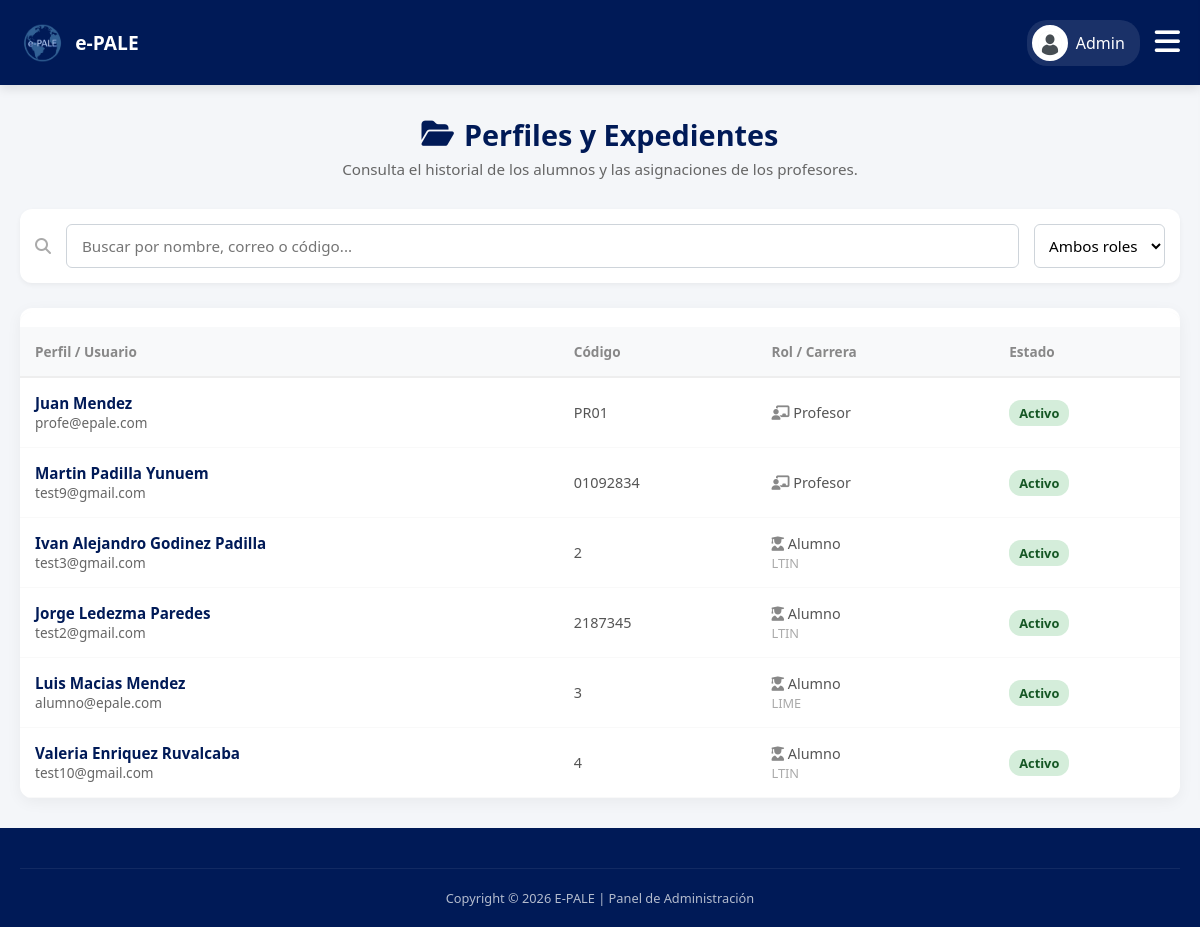
Before: /admin/expedientes.php (signed in) with the older database file.
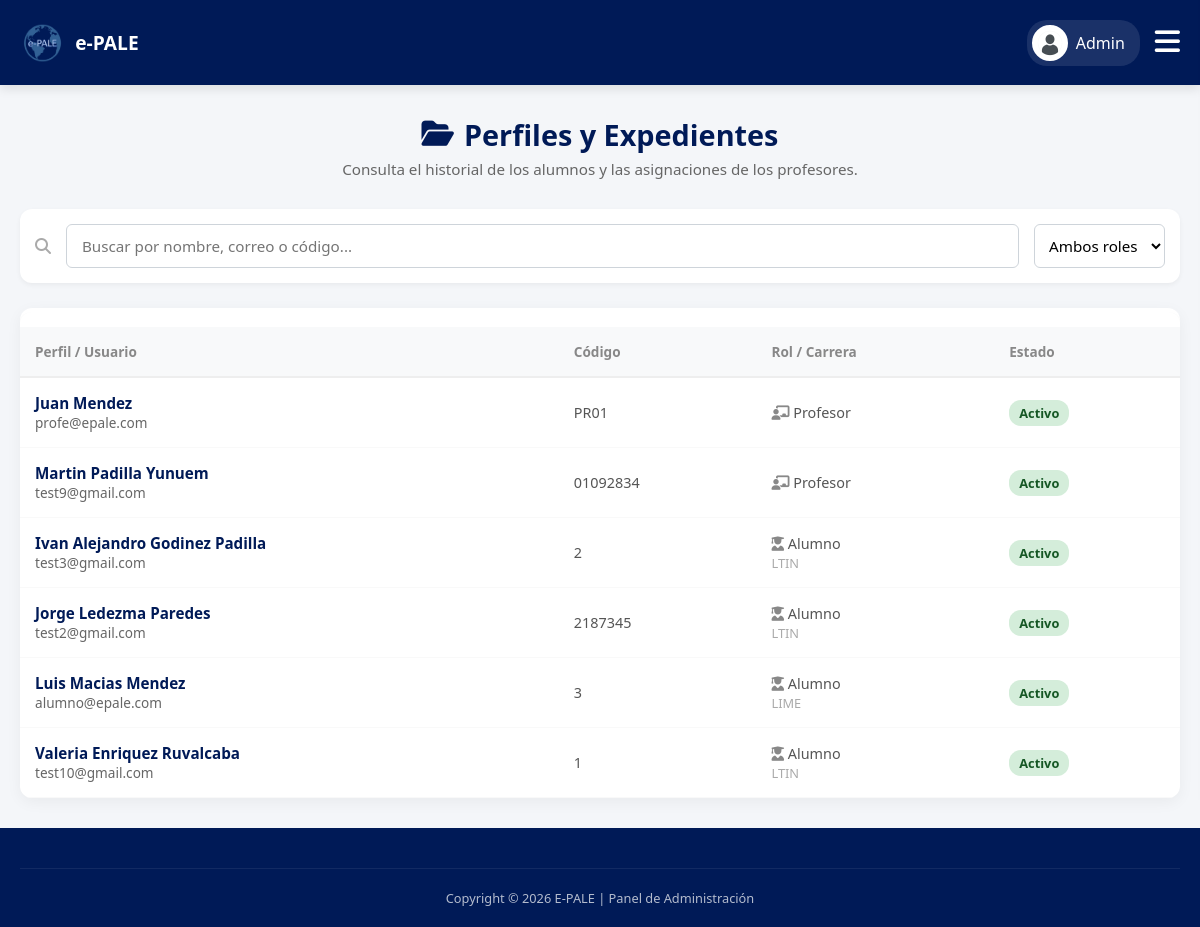
After: the same page with the newer database file.
### tables this page shows
CREATE TABLE IF NOT EXISTS `alumnos` (
  `alumno_id` int NOT NULL AUTO_INCREMENT,
  `usuario_id` int NOT NULL,
  `carrera` varchar(50) DEFAULT NULL,
  PRIMARY KEY (`alumno_id`),
  KEY `usuario_id` (`usuario_id`)
);

CREATE TABLE IF NOT EXISTS `usuarios` (
  `usuario_id` int NOT NULL AUTO_INCREMENT,
  `codigo` varchar(20) DEFAULT NULL,
  `nombre` varchar(50) NOT NULL,
  `apellido_paterno` varchar(50) NOT NULL,
  `apellido_materno` varchar(50) DEFAULT NULL,
  `correo` varchar(100) NOT NULL,
  `password` varchar(255) DEFAULT NULL,
  `telefono` varchar(20) DEFAULT NULL,
  `rol` enum('ADMIN','PROFESOR','ALUMNO') NOT NULL,
  `estatus` enum('ACTIVO','INACTIVO') DEFAULT 'ACTIVO',
  `foto_perfil` varchar(255) DEFAULT NULL,
  `google_id` varchar(255) DEFAULT NULL,
  `fecha_creacion` timestamp NULL DEFAULT CURRENT_TIMESTAMP,
  PRIMARY KEY (`usuario_id`),
  UNIQUE KEY `correo` (`correo`),
  UNIQUE KEY `codigo` (`codigo`)
);

### admin/expedientes.php (the view, shortened to what the changed rows need)
<?php
require '../db.php';
$limite_por_pagina = 25;
$pagina_actual = isset($_GET['page']) && is_numeric($_GET['page']) ? (int)$_GET['page'] : 1;
$offset = ($pagina_actual - 1) * $limite_por_pagina;
$where = "u.rol IN ('ALUMNO', 'PROFESOR')";
$params = [];
$sql = "SELECT u.*, a.carrera
        FROM usuarios u
        LEFT JOIN alumnos a ON u.usuario_id = a.usuario_id
        WHERE $where
        ORDER BY u.rol ASC, u.nombre ASC, u.apellido_paterno ASC
        LIMIT $limite_por_pagina OFFSET $offset";
$stmt = $pdo->prepare($sql);
$stmt->execute($params);
$estudiantes = $stmt->fetchAll(PDO::FETCH_ASSOC);
?>
<!DOCTYPE html>
<html lang="es">
<head>
    <link rel="stylesheet" href="../css/estudiante.css?v=<?php echo time(); ?>">
    <link rel="stylesheet" href="../css/admin.css?v=<?php echo time(); ?>">
    <link rel="stylesheet" href="https://cdnjs.cloudflare.com/ajax/libs/font-awesome/6.4.0/css/all.min.css">
</head>
<body>
    <main class="main-content">
        <div class="page-title-center" style="margin-bottom: 30px;">
            <h1><i class="fas fa-folder-open"></i> Perfiles y Expedientes</h1>
        </div>
        <div class="card" style="padding: 0; overflow: hidden; margin-top: 20px;">
            <div class="table-wrapper" style="overflow-x:auto;">
                <table class="history-table" style="width: 100%; border-collapse: collapse;">
                    <thead>
                        <tr>
                            <th style="padding: 15px; text-align: left; background-color: #f8f9fa; border-bottom: 2px solid #eee;">Perfil / Usuario</th>
                            <th style="padding: 15px; text-align: left; background-color: #f8f9fa; border-bottom: 2px solid #eee;">Código</th>
                            <th style="padding: 15px; text-align: left; background-color: #f8f9fa; border-bottom: 2px solid #eee;">Rol / Carrera</th>
                            <th style="padding: 15px; text-align: left; background-color: #f8f9fa; border-bottom: 2px solid #eee;">Estado</th>
                        </tr>
                    </thead>
                    <tbody>
                        <?php if (count($estudiantes) > 0): ?>
                            <?php foreach ($estudiantes as $e): ?>
                            <tr class="clickable-row" style="border-bottom: 1px solid #eee;" onclick="window.location.href='ver_expediente.php?id=<?php echo $e['usuario_id']; ?>'">
                                <td class="user-cell" style="padding: 15px;">
                                    <h4 style="margin: 0; color: var(--udg-blue);">
                                        <?php
                                            if (isset($e['apellido_paterno'])) {
                                                echo htmlspecialchars($e['nombre'] . ' ' . $e['apellido_paterno'] . (isset($e['apellido_materno']) && $e['apellido_materno'] ? ' ' . $e['apellido_materno'] : ''));
                                            } else {
                                                echo htmlspecialchars($e['nombre'] . ' ' . $e['apellidos']);
                                            }
                                        ?>
                                    </h4>
                                    <span style="font-size: 0.85rem; color: #666;"><?php echo htmlspecialchars($e['correo']); ?></span>
                                </td>
                                <td style="padding: 15px; color: #555;">
                                    <?php echo $e['codigo'] ? htmlspecialchars($e['codigo']) : '-'; ?>
                                </td>
                                <td style="padding: 15px; color: #555;">
                                    <?php if($e['rol'] == 'ALUMNO'): ?>
                                        <i class="fas fa-user-graduate" style="color:#888;"></i> Alumno
                                        <?php if($e['carrera']): ?>
                                            <br><span style="font-size: 0.8rem; color: #aaa;"><?php echo htmlspecialchars($e['carrera']); ?></span>
                                        <?php endif; ?>
                                    <?php else: ?>
                                        <i class="fas fa-chalkboard-teacher" style="color:#888;"></i> Profesor
                                    <?php endif; ?>
                                </td>
                                <td style="padding: 15px;">
                                    <?php if($e['estatus'] == 'ACTIVO'): ?>
                                        <span class="tag-aprobado" style="background-color: #d4edda; color: #155724; padding: 4px 10px; border-radius: 12px; font-size: 0.8rem; font-weight: bold;">Activo</span>
                                    <?php else: ?>
                                        <span class="tag-aprobado" style="background-color: #f8d7da; color: #721c24; padding: 4px 10px; border-radius: 12px; font-size: 0.8rem; font-weight: bold;">Inactivo</span>
                                    <?php endif; ?>
                                </td>
                            </tr>
                            <?php endforeach; ?>
                        <?php endif; ?>
                    </tbody>
                </table>
            </div>
        </div>
    </main>
</body>
</html>

Changed rows visible on the page:
changed through a linked row, alumnos "Valeria Enriquez Ruvalcaba": usuario.codigo "4" → "1"
